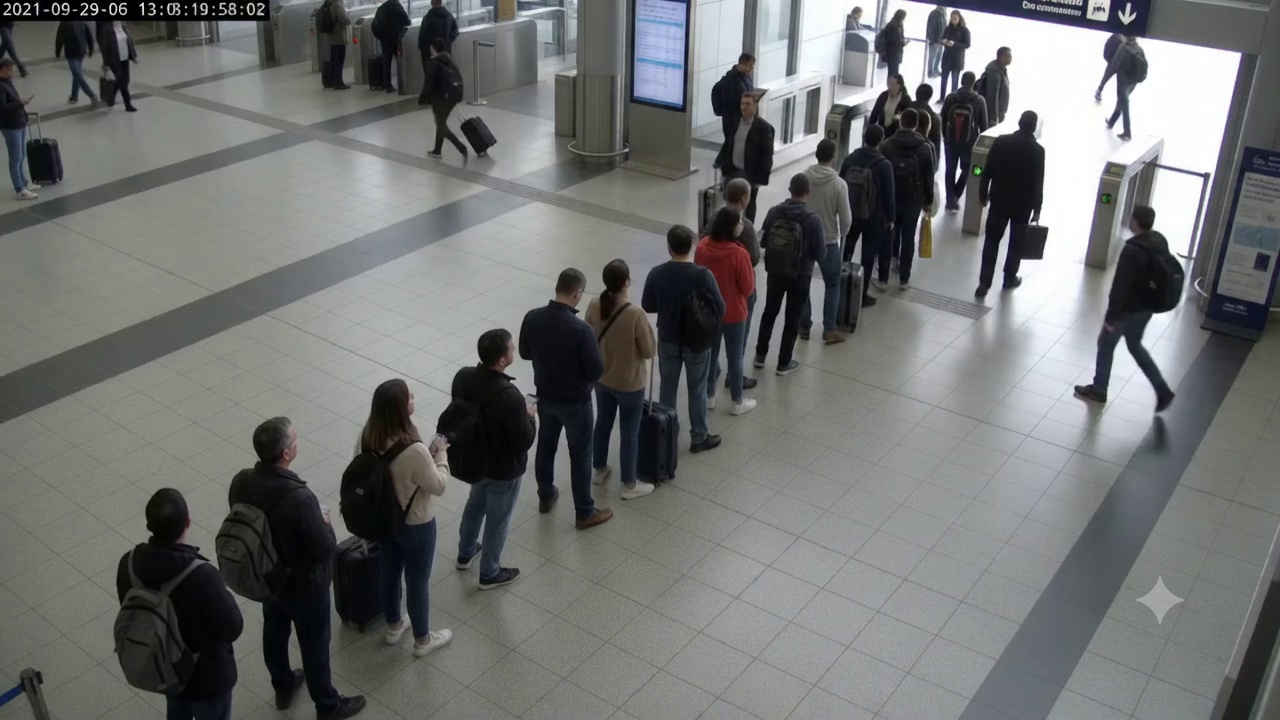
#> input picture data/videos/gemini_frame_1.jpg, 1280 x 720 px
$ python -i gate_detector.py   (imports and definitions only)
#> lines starting #> are read from the running program, lines starting #| are printed output that depends on the picture
#> further down, picture is the input picture: shape (720, 1280, 3); mean B, G, R 112.3, 113, 111.3
"""Temporal, geometry-based localization of gate-like openings in video."""

from __future__ import annotations

from dataclasses import dataclass
import math
from typing import Any

import cv2
import numpy as np


@dataclass
class DetectedGate:
    id: str
    corners: tuple[tuple[float, float], ...]
    bbox: tuple[int, int, int, int]
    center: tuple[float, float]
    confidence: float
    orientation_degrees: float
    frames_seen: int = 1
    missed_scans: int = 0
    occluded: bool = False
    people_count_nearby: int = 0


class GateDetector:
    """Find persistent doorway-shaped openings and keep stable IDs across frames.

    Gates are inferred from paired vertical jambs and a connecting lintel. Person
    movement is not required as evidence, so quiet but visible gates can be found.
    This deliberately does not classify or label objects inside the opening.
    """

    SCAN_INTERVAL = 10
    MIN_OBSERVATIONS = 2
    MAX_MISSED_SCANS = 20

    def __init__(self) -> None:
        self.gates: list[DetectedGate] = []
        self.next_id = 1
        self.frame_count = 0
        self._frame_shape: tuple[int, int] | None = None

    def update(self, frame: np.ndarray, tracks: Any = ()) -> None:
        """Analyze a frame and update persistent gate locations."""
#> called with tracks = ()
        if frame is None or frame.ndim < 2 or frame.size == 0:
            raise ValueError("Gate detection requires a non-empty image frame")

        height, width = frame.shape[:2]
        self._frame_shape = (height, width)
        self.frame_count += 1

        if self.frame_count == 1 or self.frame_count % self.SCAN_INTERVAL == 0:
            self._update_candidates(self._find_candidates(frame), width, height)

        for gate in self.gates:
            gate.people_count_nearby = sum(
                1
                for track in tracks
                if math.dist(
                    (float(track.center_x), float(track.center_y)),
                    gate.center,
                )
                < max(80, min(width, height) * 0.18)
            )

    @staticmethod
    def _find_candidates(frame: np.ndarray) -> list[dict[str, Any]]:
        """Extract doorway-like quadrilaterals from stable, strong line evidence."""
        height, width = frame.shape[:2]
        gray = cv2.cvtColor(frame, cv2.COLOR_BGR2GRAY)
        edges = cv2.Canny(cv2.GaussianBlur(gray, (5, 5), 0), 45, 130)
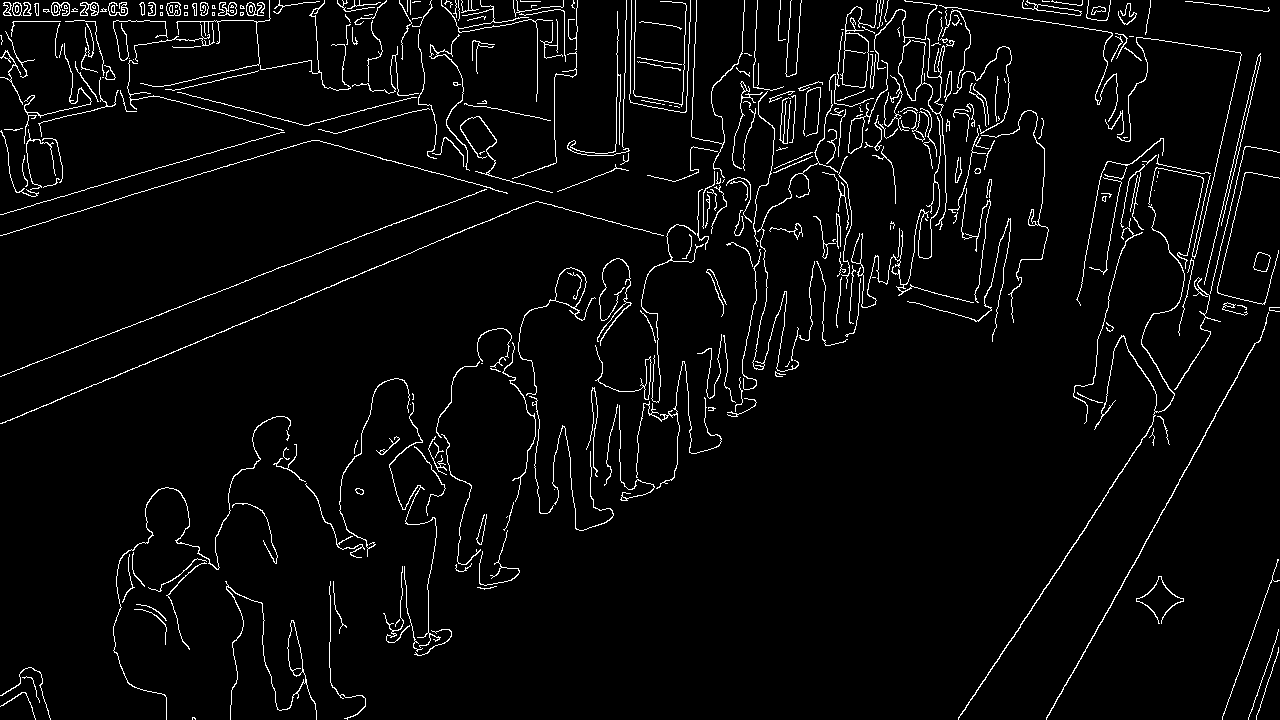
#> edges: shape (720, 1280); 3.9% white in thin lines or dots

        min_vertical = max(36, int(height * 0.16))
        min_horizontal = max(28, int(width * 0.045))
        lines = cv2.HoughLinesP(
            edges,
            rho=1,
            theta=np.pi / 180,
            threshold=max(24, min_vertical // 2),
            minLineLength=min(min_vertical, min_horizontal),
            maxLineGap=max(8, int(min(width, height) * 0.025)),
        )
#> lines = 294 rows, first 6: [1046, 719, 1275, 307], [380, 229, 556, 162], [13, 21, 220, 21], [1039, 598, 1235, 297], [10, 211, 284, 132], [722, 119, 790, 91]
        if lines is None:
            return []

        verticals: list[tuple[float, float, float, float]] = []
        horizontals: list[tuple[float, float, float, float]] = []
        for raw_line in np.asarray(lines).reshape(-1, 4):
            x1, y1, x2, y2 = map(float, raw_line)
            dx, dy = x2 - x1, y2 - y1
            length = math.hypot(dx, dy)
            if length == 0:
                continue
            if abs(dx) / length <= 0.16 and length >= min_vertical:
                if y1 > y2:
                    x1, y1, x2, y2 = x2, y2, x1, y1
                verticals.append((x1, y1, x2, y2))
            elif abs(dy) / length <= 0.16 and length >= min_horizontal:
                if x1 > x2:
                    x1, y1, x2, y2 = x2, y2, x1, y1
                horizontals.append((x1, y1, x2, y2))
#> this loop made 294 passes
#> (x1, y1, x2, y2, dx, dy, length) on passes 1 to 8: (1046, 719, 1275, 307, 229, -412, 471.4), (380, 229, 556, 162, 176, -67, 188.3), (13, 21, 220, 21, 207, 0, 207), (1039, 598, 1235, 297, 196, -301, 359.2), (10, 211, 284, 132, 274, -79, 285.2), (722, 119, 790, 91, 68, -28, 73.54), (840, 269, 911, 288, 71, 19, 73.5), (4, 11, 280, 11, 276, 0, 276)

        candidates: list[dict[str, Any]] = []
        for index, first in enumerate(verticals):
            for second in verticals[index + 1 :]:
                left, right = sorted(
                    (first, second), key=lambda line: (line[0] + line[2]) / 2
                )
                rx_top, ry_top, rx_bottom, ry_bottom = right
                lx_top, ly_top, lx_bottom, ly_bottom = left
                left_height = ly_bottom - ly_top
                right_height = ry_bottom - ry_top
                if min(left_height, right_height) < min_vertical:
                    continue

                left_x = (lx_top + lx_bottom) / 2
                right_x = (rx_top + rx_bottom) / 2

                gate_width = right_x - left_x
                top_y = (ly_top + ry_top) / 2
                bottom_y = min(ly_bottom, ry_bottom)
                gate_height = bottom_y - top_y
                if gate_width < width * 0.045 or gate_width > width * 0.48:
                    continue
                if gate_height < height * 0.30:
                    continue
                aspect = gate_width / gate_height
                if not 0.18 <= aspect <= 0.9:
                    continue
                if abs(ly_top - ry_top) > height * 0.07:
                    continue
                if abs(left_height - right_height) > max(height * 0.12, gate_height * 0.3):
                    continue

                lintel = GateDetector._find_lintel(
                    horizontals, left_x, right_x, top_y, width, height
                )
                if lintel is None:
                    continue
                if GateDetector._has_multiple_crossbars(
                    horizontals, left_x, right_x, top_y, bottom_y, height
                ):
                    continue
                hx1, hy1, hx2, hy2 = lintel
                lintel_angle = math.degrees(math.atan2(hy2 - hy1, hx2 - hx1))

                corners = (
                    (lx_top, ly_top),
                    (rx_top, ry_top),
                    (rx_bottom, ry_bottom),
                    (lx_bottom, ly_bottom),
                )
                x1 = max(0, int(min(point[0] for point in corners)))
                y1 = max(0, int(min(point[1] for point in corners)))
                x2 = min(width, int(max(point[0] for point in corners)))
                y2 = min(height, int(max(point[1] for point in corners)))
                if x2 <= x1 or y2 <= y1:
                    continue

                top_alignment = max(0.0, 1 - abs(ly_top - ry_top) / max(height * 0.07, 1))
                height_alignment = max(
                    0.0,
                    1 - abs(left_height - right_height) / max(height * 0.12, gate_height * 0.3),
                )
                confidence = min(0.88, 0.56 + 0.14 * top_alignment + 0.12 * height_alignment)
                candidates.append({
                    "corners": corners,
                    "bbox": (x1, y1, x2, y2),
                    "center": ((x1 + x2) / 2, (y1 + y2) / 2),
                    "confidence": confidence,
                    "orientation_degrees": lintel_angle,
                })
#> this loop made 2 passes
#> first on passes 1 to 2: (991, 179, 974, 320), (1010, 225, 992, 341)

        return sorted(
            GateDetector._suppress_duplicates(candidates),
            key=lambda candidate: (candidate["center"][0], candidate["center"][1]),
        )

    # [60 lines left out: functions _find_lintel, _has_multiple_crossbars, not called in this run]

    @staticmethod
    def _suppress_duplicates(candidates: list[dict[str, Any]]) -> list[dict[str, Any]]:
        selected: list[dict[str, Any]] = []
        for candidate in sorted(
            candidates, key=lambda item: item["confidence"], reverse=True
        ):
            if all(
                GateDetector._box_iou(candidate["bbox"], other["bbox"]) < 0.55
                for other in selected
            ):
                selected.append(candidate)
#> this loop made 0 passes
        return selected

    # [9 lines left out: function _box_iou, not called in this run]

    def _update_candidates(
        self, candidates: list[dict[str, Any]], frame_width: int, frame_height: int
    ) -> None:
#> called with frame_width = 1280, frame_height = 720
        unmatched = set(range(len(self.gates)))
        for candidate in candidates:
            best_index = None
            best_score = 0.0
            for index in unmatched:
                gate = self.gates[index]
                overlap = self._box_iou(candidate["bbox"], gate.bbox)
                distance = math.dist(candidate["center"], gate.center)
                proximity = max(0.0, 1 - distance / max(50, min(frame_width, frame_height) * 0.15))
                score = max(overlap, proximity * 0.7)
                if score > best_score:
                    best_index, best_score = index, score

            if best_index is not None and best_score >= 0.3:
                gate = self.gates[best_index]
                unmatched.remove(best_index)
                alpha = 0.35
                gate.corners = tuple(
                    (
                        old[0] * (1 - alpha) + new[0] * alpha,
                        old[1] * (1 - alpha) + new[1] * alpha,
                    )
                    for old, new in zip(gate.corners, candidate["corners"])
                )
                gate.bbox = tuple(
                    round(old * (1 - alpha) + new * alpha)
                    for old, new in zip(gate.bbox, candidate["bbox"])
                )
                gate.center = (
                    gate.center[0] * (1 - alpha) + candidate["center"][0] * alpha,
                    gate.center[1] * (1 - alpha) + candidate["center"][1] * alpha,
                )
                gate.orientation_degrees = (
                    gate.orientation_degrees * (1 - alpha)
                    + candidate["orientation_degrees"] * alpha
                )
                gate.frames_seen += 1
                gate.missed_scans = 0
                gate.occluded = False
                gate.confidence = min(
                    0.97, max(gate.confidence, candidate["confidence"]) + 0.015
                )
            else:
                x1, y1, x2, y2 = candidate["bbox"]
                self.gates.append(DetectedGate(
                    id=f"Gate {self.next_id}",
                    corners=candidate["corners"],
                    bbox=(x1, y1, x2, y2),
                    center=candidate["center"],
                    confidence=candidate["confidence"],
                    orientation_degrees=candidate["orientation_degrees"],
                ))
                self.next_id += 1

        for index in unmatched:
            gate = self.gates[index]
            gate.missed_scans += 1
            gate.occluded = gate.frames_seen >= self.MIN_OBSERVATIONS
            gate.confidence = max(0.0, gate.confidence - 0.04)
        self.gates = [
            gate for gate in self.gates
            if gate.missed_scans <= self.MAX_MISSED_SCANS and gate.confidence >= 0.2
        ]
        self._normalize_ids()

    def _normalize_ids(self) -> None:
        """Keep displayed gate labels contiguous and stable in image order.

        Candidate tracks can expire after missed scans, while newly detected
        candidates may be created later. Renumbering the surviving spatial
        tracks prevents labels such as Gate 6 from appearing when only two
        openings are visible.
        """
        self.gates.sort(key=lambda gate: (gate.center[0], gate.center[1]))
        for index, gate in enumerate(self.gates, start=1):
            gate.id = f"Gate {index}"
        self.next_id = len(self.gates) + 1

    # [76 lines left out: functions draw, to_api_dict, not called in this run]

>>> import cv2
>>> picture = cv2.imread('../data/videos/gemini_frame_1.jpg')
>>> result = GateDetector().update(picture)

$ run again, on data/videos/gemini_frame_3.jpg
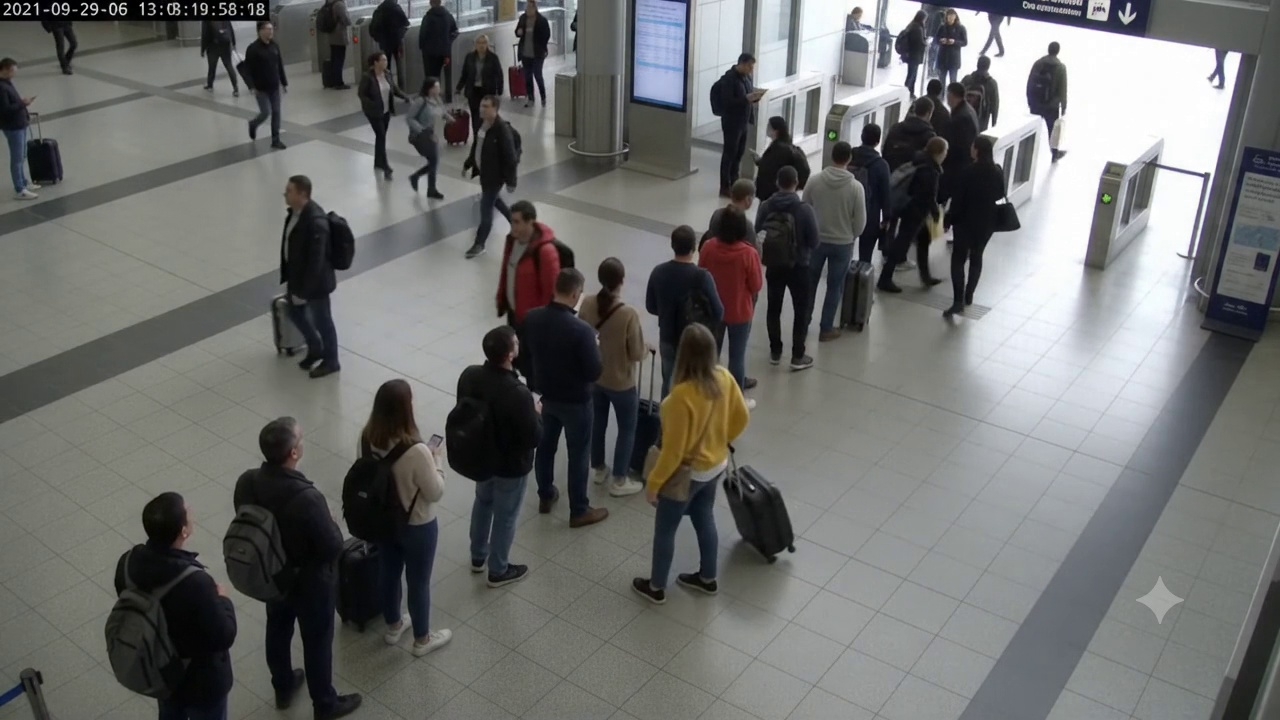
#> input picture data/videos/gemini_frame_3.jpg, 1280 x 720 px
#> picture is the input picture: shape (720, 1280, 3); mean B, G, R 107.6, 108.9, 108
#> in _find_candidates, `gray = cv2.cvtColor(frame, cv2.COLOR_BGR2GRAY)`:
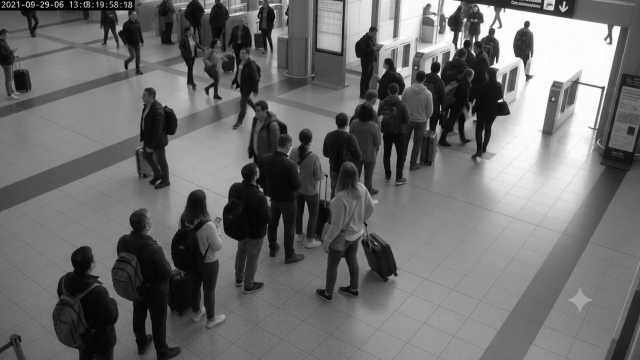
#> gray: shape (720, 1280) (shown at 1/2 size); min 0, max 255, mean 108.5
#> in _find_candidates, `edges = cv2.Canny(cv2.GaussianBlur(gray, (5, 5), 0), 45, 130)`:
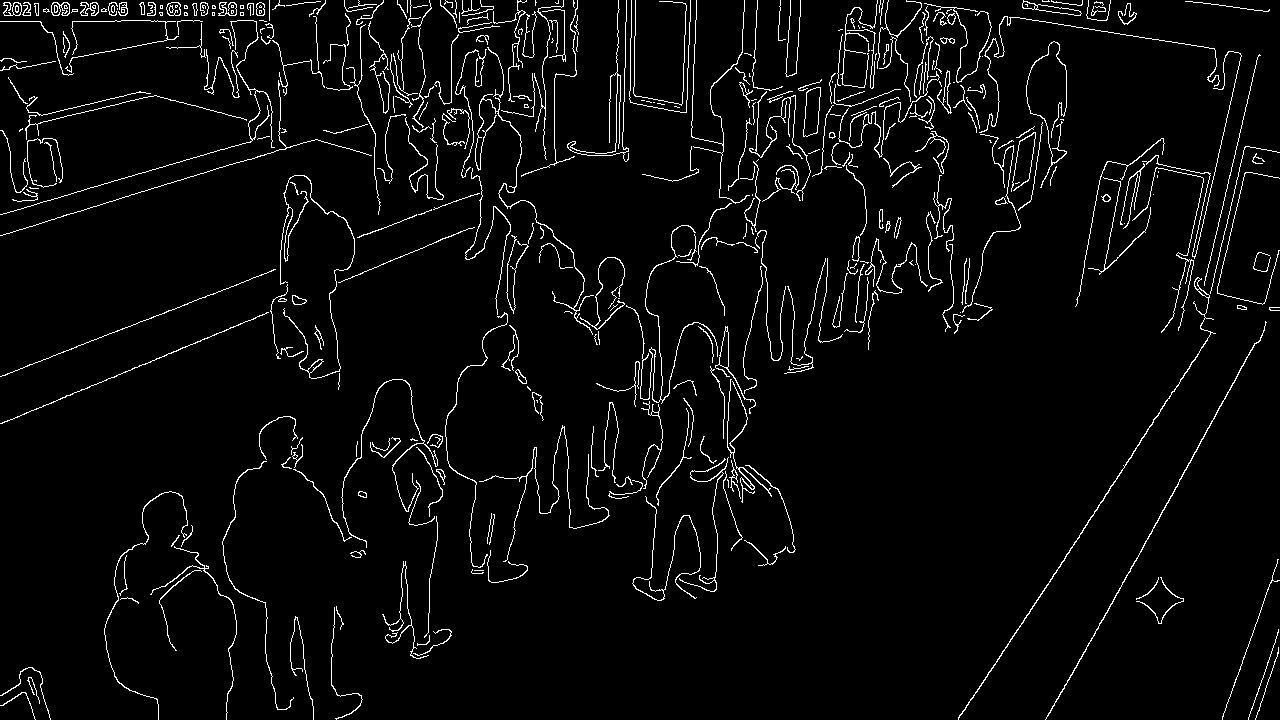
#> edges: shape (720, 1280); 4% white in thin lines or dots
#> lines = 303 rows, first 6: [1050, 712, 1275, 307], [973, 697, 1211, 332], [874, 39, 953, 9], [0, 376, 280, 268], [1023, 622, 1212, 332], [0, 235, 369, 122]
#> the loop in _find_candidates, `for raw_line in np.asarray(lines).reshape(-1, 4):` made 303 passes
#> (x1, y1, x2, y2, dx, dy, length) on passes 1 to 8: (1050, 712, 1275, 307, 225, -405, 463.3), (973, 697, 1211, 332, 238, -365, 435.7), (874, 39, 953, 9, 79, -30, 84.5), (0, 376, 280, 268, 280, -108, 300.1), (1023, 622, 1212, 332, 189, -290, 346.2), (0, 235, 369, 122, 369, -113, 385.9), (7, 7, 275, 7, 268, 0, 268), (40, 202, 286, 131, 246, -71, 256)
#> the loop in _find_candidates, `for index, first in enumerate(verticals):` made 7 passes
#> first on passes 1 to 7: (696, 0, 690, 175), (757, 0, 751, 124), (917, 2, 934, 139), (626, 4, 621, 152), (514, 187, 496, 302), (943, 206, 956, 331), (876, 4, 868, 119)
